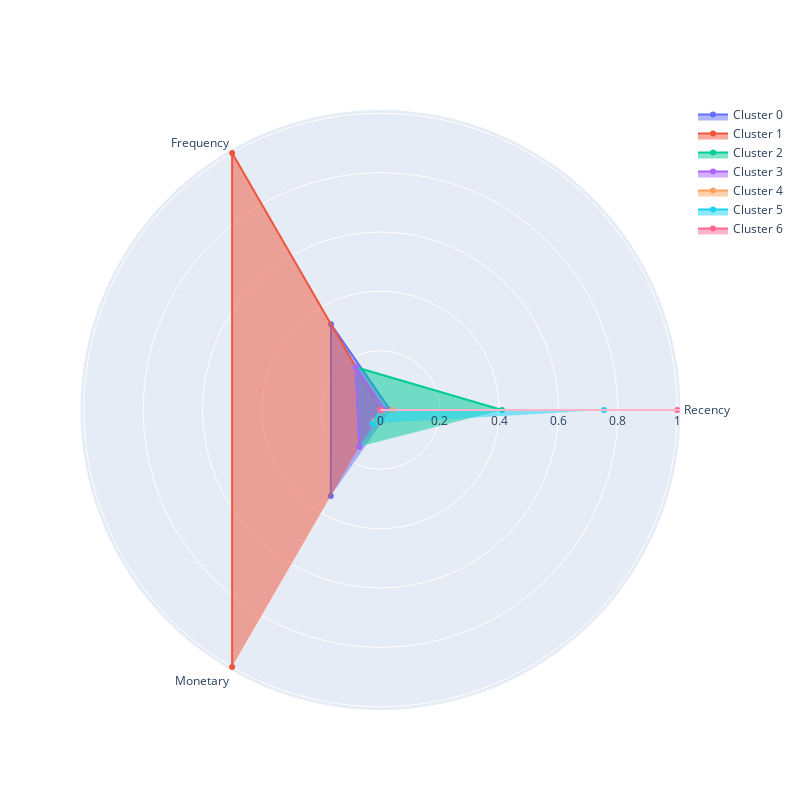

Notebook cell for this chart:
### Markdown cell above
### Визуализируем профили кластеров в виде полярной диаграммы на основе средних RFM-характеристик, вычисленных для каждого кластера.

### Code cell
plot_cluster_profile(rfm_clasters, 7)

### Figure 1 — Plotly figure (JSON) as saved in the notebook; plotly's stock layout.template omitted (floating-point values rounded to 4 significant figures)
{"data": [{"fill": "toself", "name": "Cluster 0", "r": [0.03313, 0.3333, 0.335], "theta": ["Recency", "Frequency", "Monetary"], "type": "scatterpolar"}, {"fill": "toself", "name": "Cluster 1", "r": [0, 1.0, 1], "theta": ["Recency", "Frequency", "Monetary"], "type": "scatterpolar"}, {"fill": "toself", "name": "Cluster 2", "r": [0.4096, 0.1667, 0.1421], "theta": ["Recency", "Frequency", "Monetary"], "type": "scatterpolar"}, {"fill": "toself", "name": "Cluster 3", "r": [0.01506, 0.1667, 0.1425], "theta": ["Recency", "Frequency", "Monetary"], "type": "scatterpolar"}, {"fill": "toself", "name": "Cluster 4", "r": [0.03916, 0, 0.04354], "theta": ["Recency", "Frequency", "Monetary"], "type": "scatterpolar"}, {"fill": "toself", "name": "Cluster 5", "r": [0.753, 0, 0.0527], "theta": ["Recency", "Frequency", "Monetary"], "type": "scatterpolar"}, {"fill": "toself", "name": "Cluster 6", "r": [1.0, 0, 0], "theta": ["Recency", "Frequency", "Monetary"], "type": "scatterpolar"}], "layout": {"autosize": false, "height": 800, "showlegend": true, "width": 800}}
